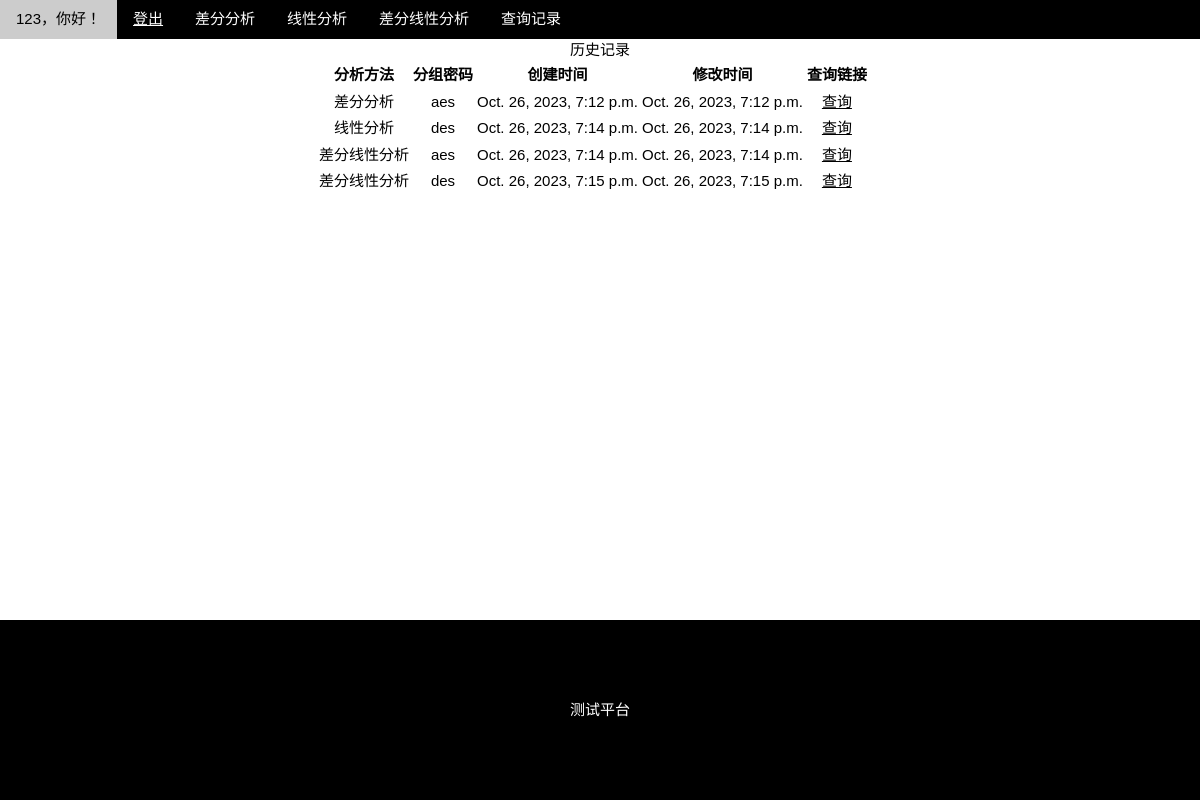
Page /history/ (signed in) on the committed database.
### demo/models.py (models this page shows, shortened)
class User(models.Model):
    username = models.CharField(max_length=10, unique=True)
    password = models.CharField(max_length=10)
    class Meta:
        ordering = ['id']

class MyModel(models.Model):
    string1 = models.CharField(max_length=10)
    string2 = models.CharField(max_length=10)
    create_time = models.DateTimeField(default = timezone.now)
    edit_time = models.DateTimeField(auto_now = True)
    result = models.TextField(null=True)

### demo/views.py (the view)
# urls.py: path('history/', views.history,name='history'),
def history(request):
    if request.session.get('id') == None:
        return render(request, 'login.html')
    login_name = ''
    user = models.User.objects.get(id=request.session.get('id'))
    login_name = user.username
    return render(request, 'history.html', {"name": login_name,'my_model': MyModel.objects.all()})

### templates/history.html (shortened to what this page needs)
<!DOCTYPE html>
<html><head><meta http-equiv="Content-Type" content="text/html; charset=UTF-8">
<link rel="stylesheet" href="../static/css/w3.css">
<link rel="stylesheet" href="../static/css/font-awesome.min.css">
</head><body>
<nav class="w3-bar w3-black">
  <div class="w3-button w3-bar-item">{{ name }}，你好！</div>
  <div class="w3-button w3-bar-item"><a href = "../logout">登出</a></div>
  <a href="../diff" class="w3-button w3-bar-item">差分分析</a>
  <a href="../linear" class="w3-button w3-bar-item">线性分析</a>
  <a href="../difflinear" class="w3-button w3-bar-item">差分线性分析</a>
  <a href="../history" class="w3-button w3-bar-item">查询记录</a>
</nav>
<section class="w3-container w3-center w3-content" style="max-width:600px">
    历史记录
    <table>
      <thead>
        <tr>
          <th>分析方法</th>
          <th>分组密码</th>
          <th>创建时间</th>
          <th>修改时间</th>
          <th>查询链接</th>
        </tr>
      </thead>
      <tbody>
        {% for instance in my_model %}
          <tr>
            <td>{{ instance.string1 }}</td>
            <td>{{ instance.string2 }}</td>
            <td>{{ instance.create_time }}</td>
            <td>{{ instance.edit_time }}</td>
            <td><a href="{% url 'history_detail' id=instance.id %}">查询</a></td>
          </tr>
        {% endfor %}
      </tbody>
    </table>
</section>
<footer class="w3-container w3-padding-64 w3-center w3-black w3-xlarge">
  <p class="w3-medium">
  测试平台
  </p>
</footer>
</body></html>

### static/css/w3.css (style rules this page uses)
*,*:before,*:after { box-sizing:inherit }
html { -ms-text-size-adjust:100%;-webkit-text-size-adjust:100% }
body { margin:0 }
article,aside,details,figcaption,figure,footer,header,main,menu,nav,section,summary { display:block }
a { background-color:transparent;-webkit-text-decoration-skip:objects }
html,body { font-family:Verdana,sans-serif;font-size:15px;line-height:1.5 }
html { overflow-x:hidden }
a { color:inherit }
.w3-btn,.w3-btn-block,.w3-button { border:none;display:inline-block;outline:0;padding:6px 16px;vertical-align:middle;overflow:hidden;text-decoration:none!important;color:#fff;background-color:#000;text-align:center;cursor:pointer;white-space:nowrap }
.w3-button { color:#000;background-color:#f1f1f1;padding:8px 16px }
.w3-btn,.w3-btn-floating,.w3-btn-floating-large,.w3-closenav,.w3-opennav,.w3-btn-block,.w3-button { -webkit-touch-callout:none;-webkit-user-select:none;-khtml-user-select:none;-moz-user-select:none;-ms-user-select:none;user-select:none }
.w3-bar { width:100%;overflow:hidden }
.w3-bar .w3-bar-item { padding:8px 16px;float:left;background-color:inherit;color:inherit;width:auto;border:none;outline:none;display:block }
.w3-bar .w3-button { background-color:inherit;color:inherit;white-space:normal }
.w3-container:after,.w3-container:before,.w3-panel:after,.w3-panel:before,.w3-row:after,.w3-row:before,.w3-row-padding:after,.w3-row-padding:before,.w3-cell-row:before,.w3-cell-row:after, .w3-topnav:after,.w3-topnav:before,.w3-clear:after,.w3-clear:before,.w3-btn-group:before,.w3-btn-group:after,.w3-btn-bar:before,.w3-btn-bar:after,.w3-bar:before,.w3-bar:after { content:"";display:table;clear:both }
.w3-content { max-width:980px;margin:auto }
.w3-medium { font-size:15px!important }
.w3-xlarge { font-size:24px!important }
.w3-center { text-align:center!important }
.w3-padding-64 { padding-top:64px!important;padding-bottom:64px!important }
.w3-container { padding:0.01em 16px }
.w3-black,.w3-hover-black:hover { color:#fff!important;background-color:#000!important }
footer { position: absolute; bottom: 0; width: 100%; }

### rows in the picture
User: username "123"
MyModel: string1 "差分分析", string2 "aes", create_time "Oct. 26, 2023, 7:12 p.m.", edit_time "Oct. 26, 2023, 7:12 p.m."
MyModel: string1 "线性分析", string2 "des", create_time "Oct. 26, 2023, 7:14 p.m.", edit_time "Oct. 26, 2023, 7:14 p.m."
MyModel: string1 "差分线性分析", string2 "aes", create_time "Oct. 26, 2023, 7:14 p.m.", edit_time "Oct. 26, 2023, 7:14 p.m."
MyModel: string1 "差分线性分析", string2 "des", create_time "Oct. 26, 2023, 7:15 p.m.", edit_time "Oct. 26, 2023, 7:15 p.m."
